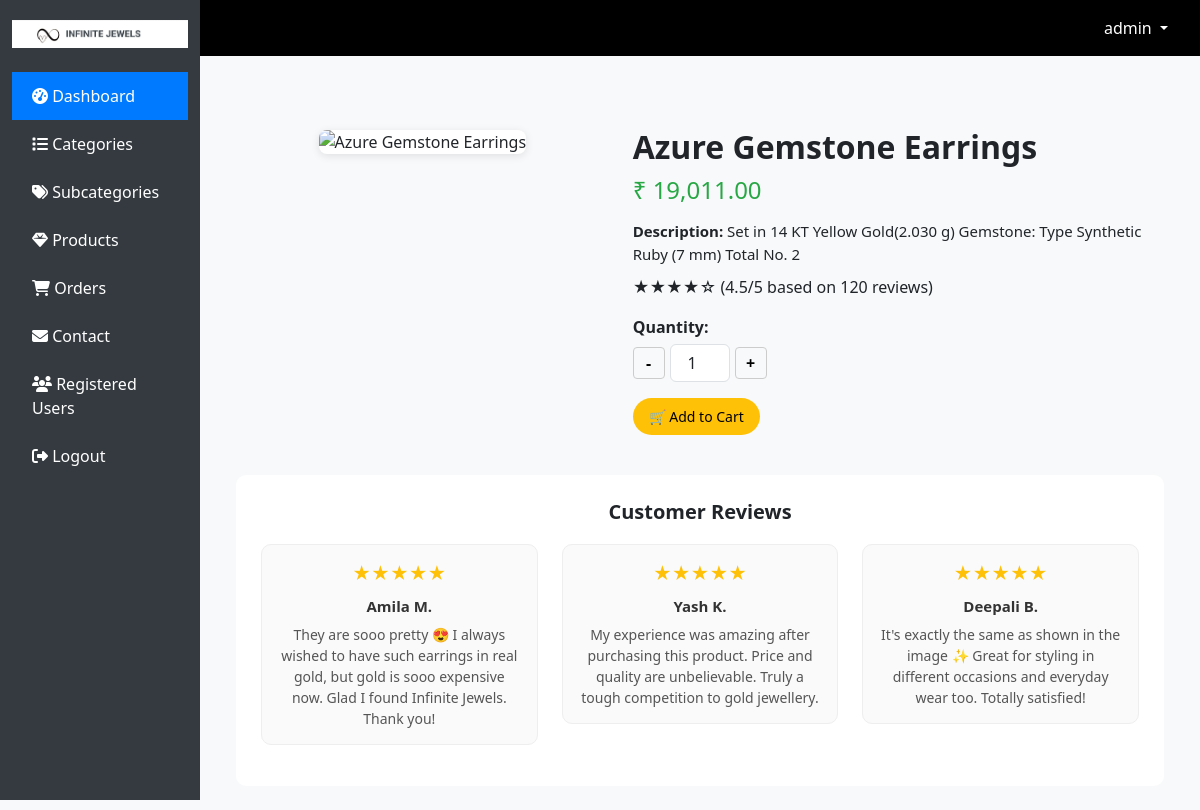
The app's page /detail.php?pid=23 (signed in) with its own data.
### tables this page shows
CREATE TABLE `product` (
  `pid` int(11) NOT NULL,
  `pname` varchar(255) NOT NULL,
  `cid` int(11) NOT NULL,
  `sid` int(11) NOT NULL,
  `price` decimal(10,2) NOT NULL,
  `qty` int(11) NOT NULL,
  `description` text,
  `image` varchar(255) DEFAULT NULL,
  `created_at` timestamp NOT NULL DEFAULT CURRENT_TIMESTAMP
);

### detail.php (the view, shortened to what this page needs)
<?php
include "header.php";
include "db.php";
if (isset($_GET['pid']) && !empty($_GET['pid'])) {
    $pid = intval($_GET['pid']);
    $stmt = $conn->prepare("SELECT * FROM product WHERE pid = ?");
    $stmt->bind_param("i", $pid);
    $stmt->execute();
    $result = $stmt->get_result();
    if ($result->num_rows > 0) {
        $row = $result->fetch_assoc();
    } else {
        echo "<h4 class='text-center text-danger mt-5'>⚠️ Product not found!</h4>";
        include "footer.php";
        exit;
    }
} else {
    echo "<h4 class='text-center text-danger mt-5'>⚠️ Invalid Product!</h4>";
    include "footer.php";
    exit;
}
?>
<div class="container mt-5">
    <div class="row align-items-start">
        <div class="col-md-5 text-center mb-4 mb-md-0">
            <img src="<?php
                $imgPath = 'admin/image/' . $row['image'];
                echo file_exists($imgPath) ? $imgPath : 'admin/image/default.png';
            ?>"
            class="img-fluid product-img"
            alt="<?php echo htmlspecialchars($row['pname']); ?>">
        </div>
        <div class="col-md-7 product-details">
            <h2><?php echo $row['pname']; ?></h2>
            <h4>₹ <?php echo number_format($row['price'], 2, '.', ','); ?></h4>
            <p><strong>Description:</strong> <?php echo $row['description']; ?></p>
            <div class="rating">
                ★★★★☆ (4.5/5 based on 120 reviews)
            </div>
            <?php if ($row['qty'] > 0) { ?>
                <form action="add_to_cart.php" method="POST" class="mt-3">
                    <div class="mb-3">
                        <label><strong>Quantity:</strong></label>
                        <div class="qty-box">
                            <button type="button" class="qty-btn" onclick="updateQty(-1)">-</button>
                            <input type="number" id="qtyInput" name="quantity"
                                   value="1" min="1" max="<?php echo $row['qty']; ?>"
                                   class="form-control qty-input">
                            <button type="button" class="qty-btn" onclick="updateQty(1)">+</button>
                        </div>
                    </div>
                    <div>
                        <button type="submit" name="add_to_cart" class="btn btn-add">
                            🛒 Add to Cart
                        </button>
                    </div>
                </form>
            <?php } else { ?>
                <button class="out-of-stock-btn mt-3" disabled>Out of Stock</button>
            <?php } ?>
        </div>
    </div>
    <div class="reviews">
        <h5>Customer Reviews</h5>
        <div class="row">
            <div class="col-md-4 mb-3">
                <div class="review-box">
                    <div class="review-stars">★★★★★</div>
                    <div class="review-author">Amila M.</div>
                    <div class="review-text">
                        They are sooo pretty 😍 I always wished to have such earrings in real gold,
                        but gold is sooo expensive now. Glad I found Infinite Jewels. Thank you!
                    </div>
                </div>
            </div>
            <div class="col-md-4 mb-3">
                <div class="review-box">
                    <div class="review-stars">★★★★★</div>
                    <div class="review-author">Yash K.</div>
                    <div class="review-text">
                        My experience was amazing after purchasing this product.
                        Price and quality are unbelievable. Truly a tough competition to gold jewellery.
                    </div>
                </div>
            </div>
            <div class="col-md-4 mb-3">
                <div class="review-box">
                    <div class="review-stars">★★★★★</div>
                    <div class="review-author">Deepali B.</div>
                    <div class="review-text">
                        It's exactly the same as shown in the image ✨ Great for styling in different
                        occasions and everyday wear too. Totally satisfied!
                    </div>
                </div>
            </div>
        </div>
    </div>
</div>
<?php include "footer.php"; ?>

### header.php (style rules this page uses)
body { background-color: #f8f9fa; }

### detail.php (style rules this page uses)
.product-img { max-width: 350px; max-height: 350px; object-fit: contain; border-radius: 8px; background: #fff; box-shadow: 0px 2px 8px rgba(0,0,0,0.1); }
.product-details h2 { font-weight: 600; margin-bottom: 10px; }
.product-details h4 { font-weight: 500; margin-bottom: 15px; color: #28a745; }
.product-details p { font-size: 15px; margin-bottom: 10px; }
.btn-add { background: #ffc107; border: none; color: #000; font-weight: 500; padding: 8px 16px; font-size: 14px; border-radius: 20px; display: inline-block; transition: 0.3s; }
.qty-box { display: flex; align-items: center; margin-top: 5px; }
.qty-btn { width: 32px; height: 32px; border: 1px solid #ccc; background: #f8f9fa; text-align: center; cursor: pointer; font-weight: bold; border-radius: 4px; }
.qty-input { width: 60px; text-align: center; margin: 0 5px; }
.reviews { background: #fff; border-radius: 10px; padding: 25px; margin-top: 40px; }
.reviews h5 { font-weight: 600; margin-bottom: 20px; text-align: center; }
.review-box { border: 1px solid #eee; border-radius: 10px; background: #fafafa; padding: 15px; text-align: center; transition: 0.3s; }
.review-stars { color: #ffc107; font-size: 18px; }
.review-author { font-weight: 600; font-size: 15px; color: #333; margin-top: 8px; }
.review-text { font-size: 14px; color: #555; margin-top: 6px; }

### records on screen
product: pname "Azure Gemstone Earrings", price "19,011.00", description "Set in 14 KT Yellow Gold(2.030 g) Gemstone: Type Synthetic Ruby (7 mm) Total No. 2", quantity "1"

### other values on screen
$_SESSION['admin'] "admin"
